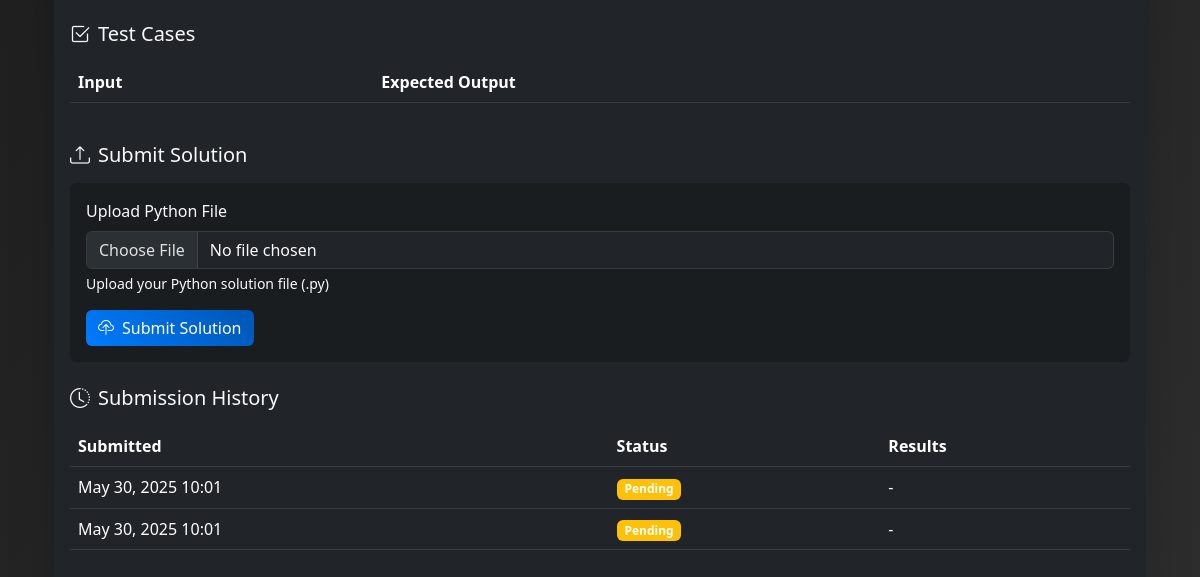
/tasks/2/ (lower part), run on an earlier commit of the app's database.
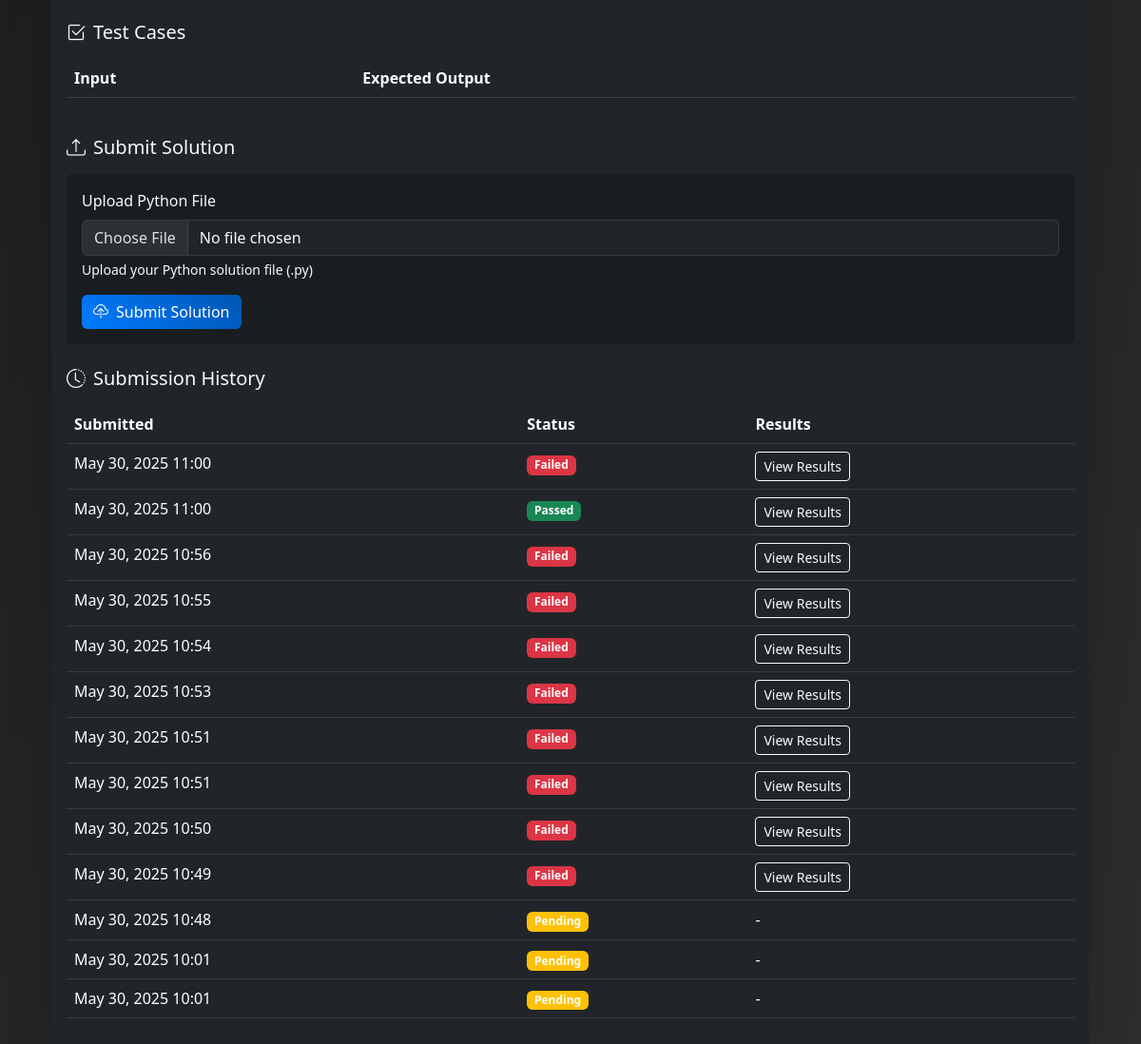
And on a later commit of the database.
### tasks/models.py (models this page shows, shortened)
class Solution(models.Model):
    task = models.ForeignKey(Task, on_delete=models.CASCADE, related_name='solutions')
    code_file = models.FileField(upload_to='solutions/')
    submitted_at = models.DateTimeField(auto_now_add=True)
    status = models.CharField(max_length=20, default='pending',
                            choices=[('pending', 'Pending'),
                                   ('running', 'Running'),
                                   ('passed', 'Passed'),
                                   ('failed', 'Failed')])
    test_results = models.JSONField(default=dict, null=True, blank=True)

### tasks/views.py (the view, shortened to what this page needs)
# urls.py: path('<int:task_id>/', views.task_detail, name='task_detail'),
def task_detail(request, task_id):
    task = get_object_or_404(Task, id=task_id)
    solutions = task.solutions.all().order_by('-submitted_at')
    return render(request, 'tasks/task_detail.html', {
        'task': task,
        'solutions': solutions
    })

### tasks/templates/tasks/task_detail.html (shortened to what this page needs)
{% extends 'tasks/base.html' %}
{% block content %}
<div class="container mt-4 animate__animated animate__fadeIn">
    <div class="card bg-dark text-light border-0 shadow-lg">
        <div class="card-body">
            <div class="mb-4">
                <h5 class="mb-3"><i class="bi bi-check2-square me-2"></i>Test Cases</h5>
                <div class="table-responsive">
                    <table class="table table-dark table-hover">
                        <thead>
                            <tr>
                                <th>Input</th>
                                <th>Expected Output</th>
                            </tr>
                        </thead>
                    </table>
                </div>
            </div>
            <div class="mb-4">
                <h5 class="mb-3"><i class="bi bi-upload me-2"></i>Submit Solution</h5>
                <form method="post" enctype="multipart/form-data" class="bg-dark-subtle p-3 rounded">
                    <div class="mb-3">
                        <label for="code_file" class="form-label">Upload Python File</label>
                        <input type="file" class="form-control bg-dark text-light" id="code_file" name="code_file" accept=".py" required>
                        <div class="form-text text-light-emphasis">Upload your Python solution file (.py)</div>
                    </div>
                    <button type="submit" class="btn btn-primary">
                        <i class="bi bi-cloud-upload me-2"></i>Submit Solution
                    </button>
                </form>
            </div>
            {% if solutions %}
            <div class="mb-4">
                <h5 class="mb-3"><i class="bi bi-clock-history me-2"></i>Submission History</h5>
                <div class="table-responsive">
                    <table class="table table-dark table-hover">
                        <thead>
                            <tr>
                                <th>Submitted</th>
                                <th>Status</th>
                                <th>Results</th>
                            </tr>
                        </thead>
                        <tbody>
                            {% for solution in solutions %}
                            <tr>
                                <td>{{ solution.submitted_at|date:"F j, Y H:i" }}</td>
                                <td>
                                    {% if solution.status == 'pending' %}
                                        <span class="badge bg-warning">Pending</span>
                                    {% elif solution.status == 'passed' %}
                                        <span class="badge bg-success">Passed</span>
                                    {% elif solution.status == 'failed' %}
                                        <span class="badge bg-danger">Failed</span>
                                    {% endif %}
                                </td>
                                <td>
                                    {% if solution.test_results %}
                                        <button class="btn btn-sm btn-outline-light" type="button" data-bs-toggle="collapse" data-bs-target="#results-{{ solution.id }}">
                                            View Results
                                        </button>
                                    {% else %}
                                        -
                                    {% endif %}
                                </td>
                            </tr>
                            {% endfor %}
                        </tbody>
                    </table>
                </div>
            </div>
            {% endif %}
        </div>
    </div>
</div>
{% endblock %}

### tasks/templates/tasks/base.html (shortened to what this page needs)
<!DOCTYPE html>
<html lang="en" data-bs-theme="dark">
<head>
    <link href="https://cdn.jsdelivr.net/npm/bootstrap@5.3.0/dist/css/bootstrap.min.css" rel="stylesheet">
    <link rel="stylesheet" href="https://cdnjs.cloudflare.com/ajax/libs/animate.css/4.1.1/animate.min.css">
    <link rel="stylesheet" href="https://cdn.jsdelivr.net/npm/bootstrap-icons@1.11.0/font/bootstrap-icons.css">
</head>
<body>
    <div class="container mt-4 fade-in">
        {% block content %}
        {% endblock %}
    </div>
</body>
</html>

### tasks/templates/tasks/base.html (style rules this page uses)
:root { --bs-body-bg: #1a1a1a; --bs-body-color: #e0e0e0; }
body { background: linear-gradient(135deg, #1a1a1a 0%, #2d2d2d 100%); min-height: 100vh; }
.card { background: rgba(45, 45, 45, 0.9); backdrop-filter: blur(10px); border: 1px solid rgba(255, 255, 255, 0.1); box-shadow: 0 4px 15px rgba(0, 0, 0, 0.2); transition: transform 0.3s ease, box-shadow 0.3s ease; }
.btn-primary { background: linear-gradient(45deg, #007bff, #0056b3); border: none; transition: transform 0.2s ease, box-shadow 0.2s ease; }
.table { color: #e0e0e0; }
.table td, .table th { border-color: rgba(255, 255, 255, 0.1); }
.form-control { background: rgba(30, 30, 30, 0.9); border: 1px solid rgba(255, 255, 255, 0.1); color: #e0e0e0; }
.fade-in { animation: fadeIn 0.5s ease-in; }

What changed in the data, as far as the page shows it:
added Solution: submitted_at "May 30, 2025 11:00", status "Failed"
added Solution: submitted_at "May 30, 2025 11:00", status "Passed"
added Solution: submitted_at "May 30, 2025 10:56", status "Failed"
added Solution: submitted_at "May 30, 2025 10:55", status "Failed"
added Solution: submitted_at "May 30, 2025 10:54", status "Failed"
added Solution: submitted_at "May 30, 2025 10:53", status "Failed"
added Solution: submitted_at "May 30, 2025 10:51", status "Failed"
added Solution: submitted_at "May 30, 2025 10:51", status "Failed"
added Solution: submitted_at "May 30, 2025 10:50", status "Failed"
added Solution: submitted_at "May 30, 2025 10:49", status "Failed"
added Solution: submitted_at "May 30, 2025 10:48", status "Pending"
